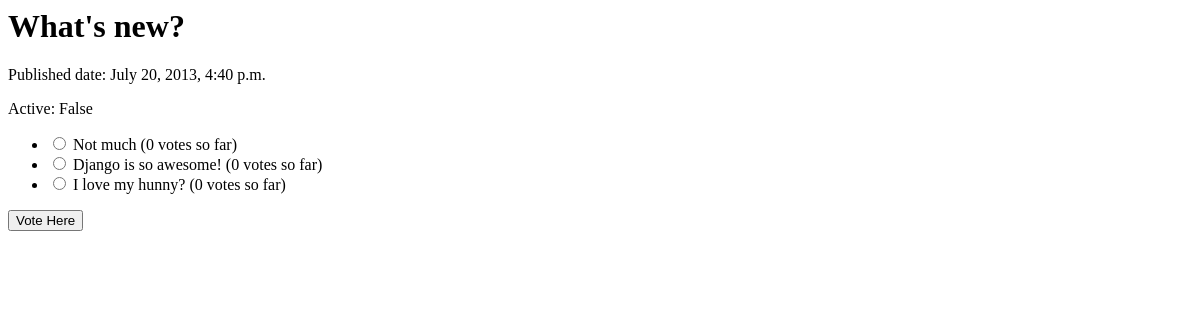
Page /polls/1/ on the earlier database version.
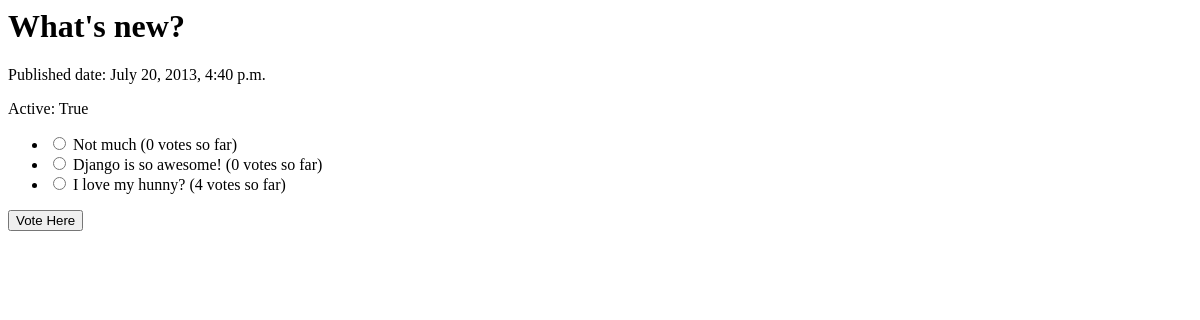
Same page on the later database version.
### polls/models.py (models this page shows, shortened)
class Poll(models.Model):
    question = models.CharField(max_length=200)
    pub_date = models.DateTimeField('date published')
    slug     = models.SlugField()
    active   = models.BooleanField()
    created  = models.DateTimeField(auto_now_add=True) #

class Choice(models.Model):
    poll = models.ForeignKey(Poll)
    choice_text = models.CharField(max_length=200)
    votes = models.IntegerField(default=0)

### polls/views.py (the view)
# urls.py: url(r'^(?P<pk>\d+)/$', views.DetailView.as_view(), name='detail'),
class DetailView(generic.DetailView):
    template_name = 'polls/detail.html'
    model = Poll

### polls/templates/polls/detail.html (shortened to what this page needs)
<h1>{{ poll.question }}</h1>
<p>Published date: {{ poll.pub_date }}</p>
<p>Active: {{ poll.active }}</p>
<form action="{% url 'polls:vote' poll.id %}" method="post">
<ul>
{% for choice in poll.choice_set.all %}
    <li><input type="radio" name="choice" id="choice{{ forloop.counter }}" value="{{ choice.id }}" />
    <label for="choice{{ forloop.counter }}">{{ choice.choice_text }} ({{ choice.votes}} vote{{ choice.votes|pluralize }}  so far)</label></li>
{% endfor %}
</ul>
<input type="submit" value="Vote Here">
</form>

Differences in the rows shown:
changed Poll "What's new?": active "False" → "True"
changed Choice "I love my hunny?": choice "☐ I love my hunny? (0 votes so f" → "☐ I love my hunny? (4 votes so f"; votes "0" → "4"
